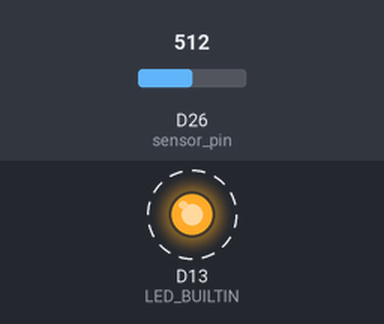
The sketch below on a simulated Arduino Due. Shown: output pins drawn as LEDs (lit = HIGH). Dashed ring = blinking. The inputs (shaded band) are chosen by the test bench; at power-on: D26 (sensor_pin) = 512 (analog values on the 0–1023 scale). What the sketch prints to the serial monitor is not drawn.

Above: at 0.16 s.
Timing chart, 0 to 3.0 s (numbered marks = the images above):
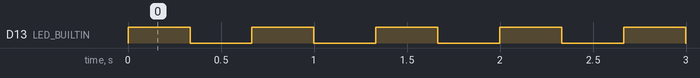

The sketch:

ground.ino
```cpp
#include <FreeRTOS.h>
#include <task.h>

#define sensor_pin 26

void tierra(void *parameter);
void blink(void *parameter);

void setup() {
  // put your setup code here, to run once:
  Serial.begin(115200);
  pinMode(LED_BUILTIN, OUTPUT);
  analogReadResolution(12); // Configurar resolución de lectura analógica
  // Create tasks
  xTaskCreate(tierra, "ground", 300, nullptr, 2, nullptr);
  xTaskCreate(blink, "blink", 128, nullptr, 1, nullptr);
}

void loop() {}

void tierra(void *parameter) {
  (void)parameter; // Evitar advertencias de compilación
  while (1) {
    int sensorValue = analogRead(sensor_pin);
    Serial.print("Valor del sensor: ");
    Serial.println(sensorValue);
    Serial.print("Voltaje: ");
    Serial.print(sensorValue * (3.3 / 4095.0)); // Convertir a voltaje
    Serial.println("V");
    vTaskDelay(500 / portTICK_PERIOD_MS); // Esperar 2 segundos
  }
}
void blink(void *parameter) {
  (void)parameter; // Evitar advertencias de compilación
  while (1) {
    digitalWrite(LED_BUILTIN, HIGH); // Enciende el LED
    vTaskDelay(333 / portTICK_PERIOD_MS); // Espera 500 ms
    digitalWrite(LED_BUILTIN, LOW); // Apaga el LED
    vTaskDelay(333 / portTICK_PERIOD_MS); // Espera 500 ms
  }
}
```

Measured:
- by itself, D13 (LED_BUILTIN): alternates HIGH for 0.33 s and LOW for 0.33 s
